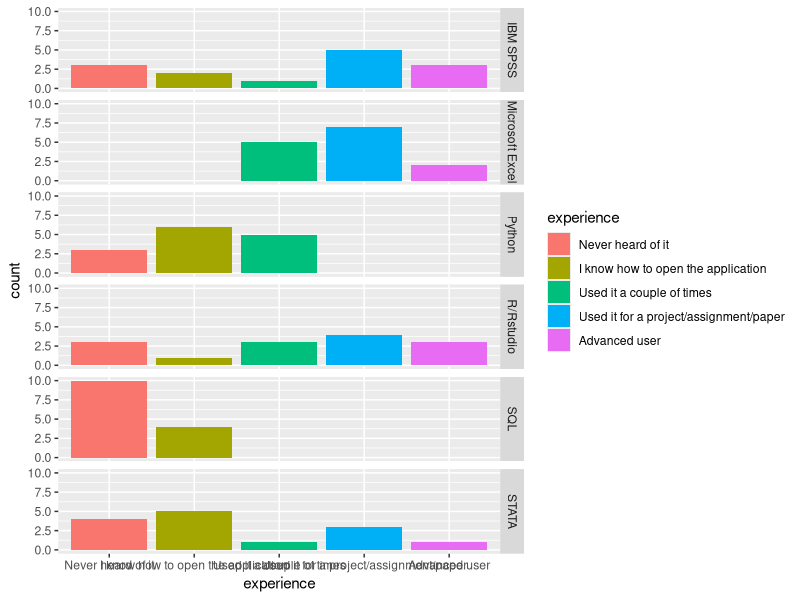
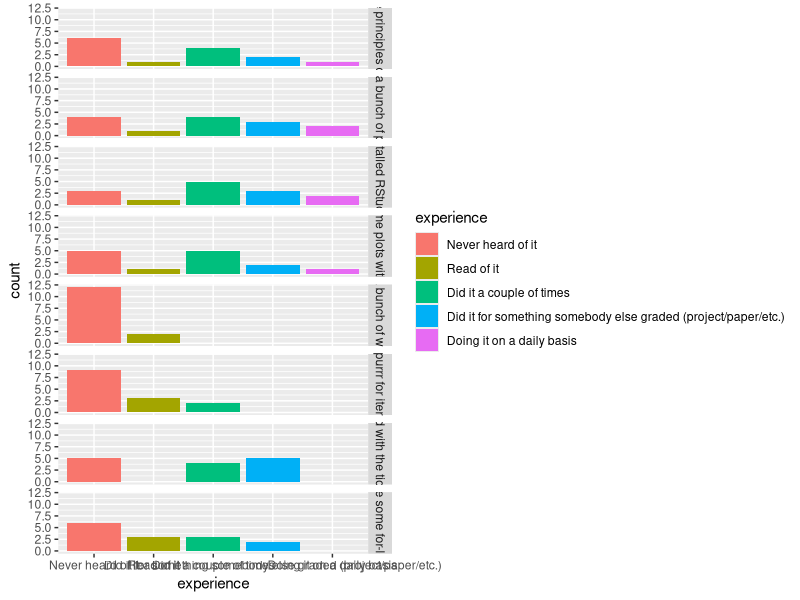
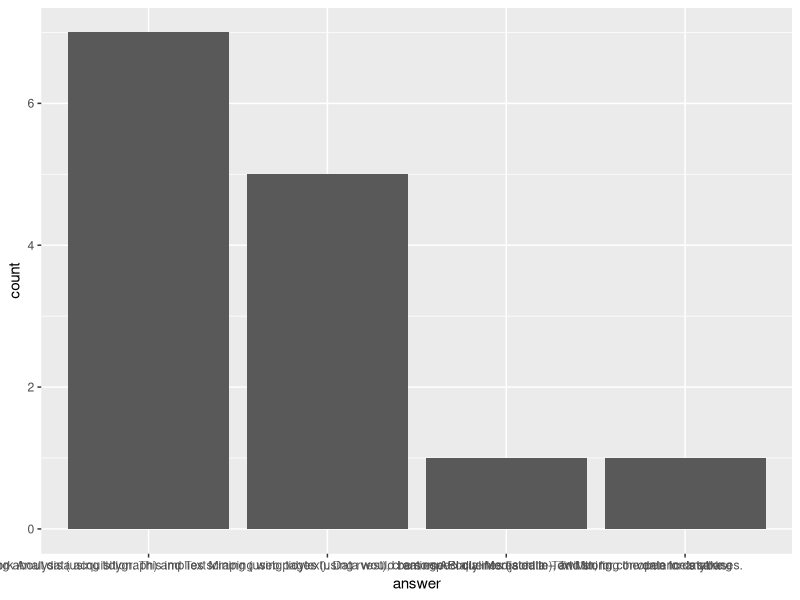

Write the R code that produced these figures, in order.
library(tidyverse) 

data <- read_csv("form_results.csv") 

View(data)

glimpse(data) 

# first question: students' experience with different applications
relationship <- data %>% 
  select(1:7) %>% 
  rename_at(vars(starts_with("How is your relationship")), 
            funs(str_extract(., "(?<=\\[).+?(?=\\])"))) %>% 
  pivot_longer(-Zeitstempel,
               names_to = "application", 
               values_to = "experience") %>% 
  mutate(experience = as_factor(experience), 
         experience = fct_relevel(experience, c(
           "Never heard of it",
           "I know how to open the application",
           "Used it a couple of times",
           "Used it for a project/assignment/paper",
           "Advanced user")))

ggplot(data = relationship) + 
  geom_bar(aes(experience, fill = experience)) +
  facet_grid(application ~ .) 

# second question: students' experience with R
terms_of_r <- data %>% 
  select(1, 8:15) %>% 
  rename_at(vars(starts_with("In terms of")),
            funs(str_extract(., "(?<=\\[).+?(?=\\])"))) %>% 
  pivot_longer(-Zeitstempel, 
               names_to = "achievement", 
               values_to = "experience") %>%
  mutate(experience = as_factor(experience),
         experience = fct_relevel(experience, c(
           "Never heard of it",
           "Read of it",
           "Did it a couple of times",
           "Did it for something somebody else graded (project/paper/etc.)",
           "Doing it on a daily basis")))

ggplot(data = terms_of_r) +
  geom_bar(aes(experience, fill = experience)) +
  facet_grid(achievement ~ .)

# third question: what the students want to do in the final part
final_part <- data %>% 
  select(1, answer = 16) 

ggplot(data = final_part, aes(answer)) +
  geom_bar() # --> not readable

final_part %>% count(answer) %>% 
  mutate(percentage = round(n/sum(n), 2)) 




